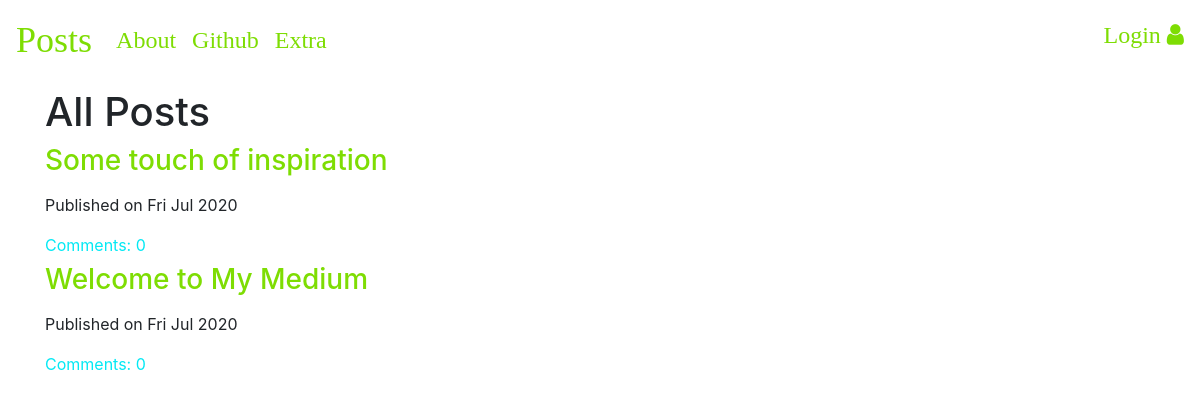
Before: / with the older database file.
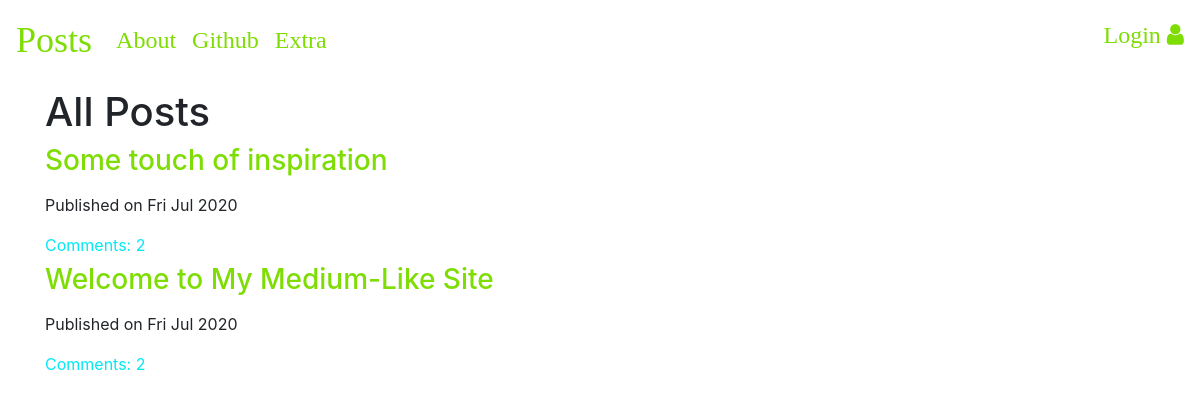
After: the same page with the newer database file.
### blog_app/models.py (models this page shows, shortened)
class Post(models.Model):
    author = models.ForeignKey('auth.User', on_delete = models.CASCADE, default = 'auth.User')
    title = models.CharField(max_length = 54)
    text = models.TextField()
    create_date = models.DateTimeField(default = timezone.now)
    publish_date = models.DateTimeField(blank=True, null = True)
    def approve_comment(self):
        return self.comments.filter(approved_comment = True)

### blog_app/views.py (the view)
# urls.py: path('', views.PostListView.as_view(), name = 'post_list'),
class PostListView(ListView):
    model = Post
    context_object_name = "post_list"
    template_name = 'post_list.html'
    def get_queryset(self):
        return Post.objects.filter(publish_date__lte = timezone.now()).order_by("-publish_date")

### blog_app/templates/blog_app/post_list.html
{%extends 'blog_app/base.html'%}
{% block body_block%}
<div class="centerstage">
  <h1>All Posts</h1>
  {% for post in post_list%}
  <div class="posta">
    <h3><a href="{% url 'post_detail' pk=post.pk%}">{{post.title}}</a></h3>
    <div class="date">
      <p>Published on {{post.publish_date|date:"D M Y"}}</p>
    </div>
    <a href="{% url 'post_detail' pk=post.pk%}">Comments: {{post.approve_comment.count }}</a>
  </div>
  {%endfor%}
</div>
{% endblock %}

Changed rows visible on the page:
computed for Post "Some touch of inspiration": approve_comment.count "0" → "2"
changed Post: title "Welcome to My Medium" → "Welcome to My Medium-Like Site"; approve_comment.count "0" → "2"
